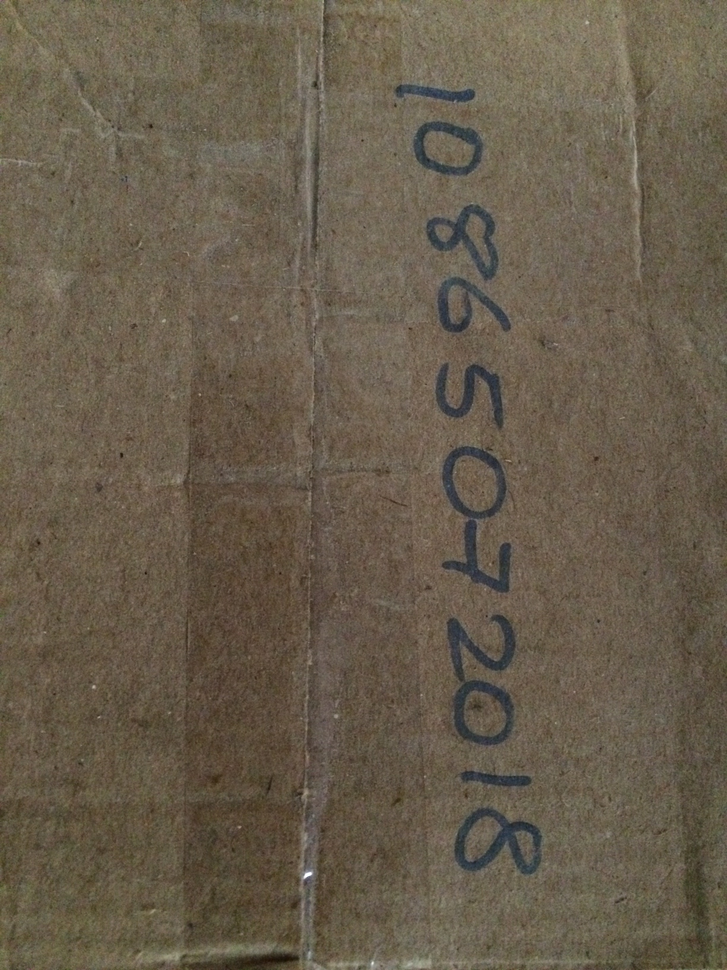
#> input picture srini.png, 727 x 970 px, shrunk from 2448 x 3264 before the run, found by its file name
$ python srini_digit_recog.py
#> lines starting #> are read from the running program, lines starting #| are printed output that depends on the picture
import cv2
import numpy as np
import pytesseract
from PIL import Image
from pytesseract import image_to_string

# Path of working folder on Disk
src_path = "C:\\Users\\srinivna\\Data-science\\AI\\serial_num_recognition\\srini.png"

def get_string(img_path):
    # Read image with opencv
    img = cv2.imread("C:\\Users\\srinivna\\Data-science\\AI\\serial_num_recognition\\srini.png")
#> img is the input picture: shape (970, 727, 3); mean B, G, R 75.9, 92.9, 103.9

    # Convert to gray
    img = cv2.cvtColor(img, cv2.COLOR_BGR2GRAY)
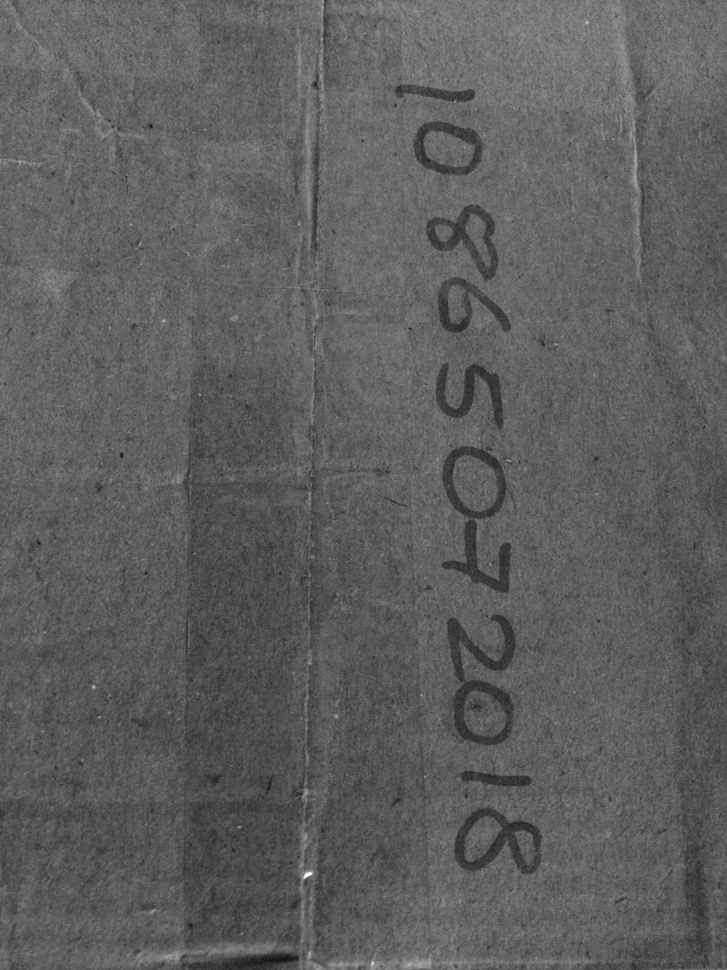
#> img: shape (970, 727); min 16, max 255, mean 94.2

    # Apply dilation and erosion to remove some noise
    kernel = np.ones((1, 1), np.uint8)
    img = cv2.dilate(img, kernel, iterations=1)
    img = cv2.erode(img, kernel, iterations=1)

    # Write image after removed noise
    cv2.imwrite(src_path + "removed_noise.png", img)

    #  Apply threshold to get image with only black and white
    #img = cv2.adaptiveThreshold(img, 255, cv2.ADAPTIVE_THRESH_GAUSSIAN_C, cv2.THRESH_BINARY, 31, 2)

    # Write the image after apply opencv to do some ...
    cv2.imwrite(src_path + "thres.png", img)

    # Recognize text with tesseract for python
#> (the run stopped early here; a loop or call above may not have finished)
